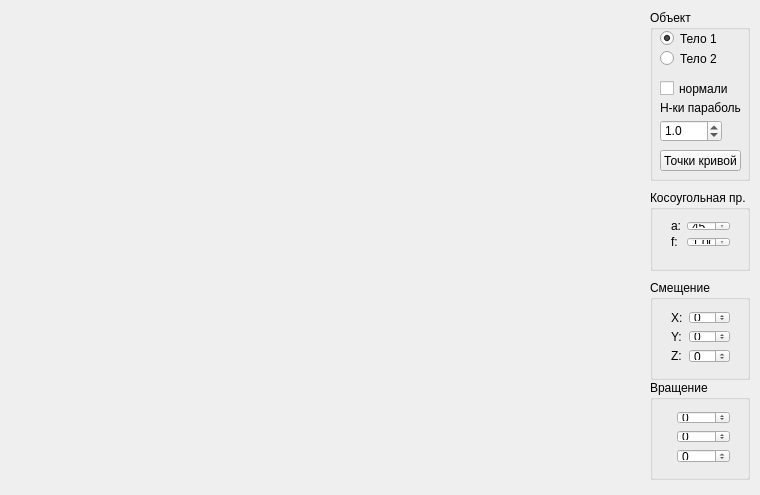
<?xml version="1.0" encoding="UTF-8"?>
<ui version="4.0">
 <class>Widget</class>
 <widget class="QWidget" name="Widget">
  <property name="geometry">
   <rect>
    <x>0</x>
    <y>0</y>
    <width>760</width>
    <height>495</height>
   </rect>
  </property>
  <property name="windowTitle">
   <string>Widget</string>
  </property>
  <widget class="GLWidget" name="glWidget" native="true">
   <property name="geometry">
    <rect>
     <x>10</x>
     <y>10</y>
     <width>630</width>
     <height>470</height>
    </rect>
   </property>
  </widget>
  <widget class="QGroupBox" name="groupBox">
   <property name="geometry">
    <rect>
     <x>650</x>
     <y>280</y>
     <width>100</width>
     <height>100</height>
    </rect>
   </property>
   <property name="title">
    <string>Смещение</string>
   </property>
   <widget class="QWidget" name="formLayoutWidget">
    <property name="geometry">
     <rect>
      <x>10</x>
      <y>20</y>
      <width>81</width>
      <height>74</height>
     </rect>
    </property>
    <layout class="QFormLayout" name="formLayout">
     <item row="0" column="0">
      <widget class="QLabel" name="label">
       <property name="text">
        <string>X:</string>
       </property>
      </widget>
     </item>
     <item row="0" column="1">
      <widget class="QSpinBox" name="XTransl">
       <property name="minimum">
        <number>-10</number>
       </property>
       <property name="maximum">
        <number>10</number>
       </property>
      </widget>
     </item>
     <item row="1" column="1">
      <widget class="QSpinBox" name="YTransl">
       <property name="minimum">
        <number>-10</number>
       </property>
       <property name="maximum">
        <number>10</number>
       </property>
      </widget>
     </item>
     <item row="2" column="1">
      <widget class="QSpinBox" name="ZTransl">
       <property name="minimum">
        <number>-10</number>
       </property>
       <property name="maximum">
        <number>10</number>
       </property>
      </widget>
     </item>
     <item row="1" column="0">
      <widget class="QLabel" name="label_2">
       <property name="text">
        <string>Y:</string>
       </property>
      </widget>
     </item>
     <item row="2" column="0">
      <widget class="QLabel" name="label_3">
       <property name="text">
        <string>Z:</string>
       </property>
      </widget>
     </item>
    </layout>
   </widget>
  </widget>
  <widget class="QGroupBox" name="groupBox_2">
   <property name="geometry">
    <rect>
     <x>650</x>
     <y>380</y>
     <width>100</width>
     <height>100</height>
    </rect>
   </property>
   <property name="title">
    <string>Вращение</string>
   </property>
   <widget class="QWidget" name="formLayoutWidget_2">
    <property name="geometry">
     <rect>
      <x>10</x>
      <y>20</y>
      <width>81</width>
      <height>74</height>
     </rect>
    </property>
    <layout class="QFormLayout" name="formLayout_2">
     <item row="0" column="0">
      <widget class="QLabel" name="label_4">
       <property name="text">
        <string>X:</string>
       </property>
      </widget>
     </item>
     <item row="0" column="1">
      <widget class="QSpinBox" name="XRot">
       <property name="minimum">
        <number>-360</number>
       </property>
       <property name="maximum">
        <number>360</number>
       </property>
      </widget>
     </item>
     <item row="1" column="1">
      <widget class="QSpinBox" name="YRot">
       <property name="minimum">
        <number>-360</number>
       </property>
       <property name="maximum">
        <number>360</number>
       </property>
      </widget>
     </item>
     <item row="2" column="1">
      <widget class="QSpinBox" name="ZRot">
       <property name="minimum">
        <number>-360</number>
       </property>
       <property name="maximum">
        <number>360</number>
       </property>
      </widget>
     </item>
     <item row="1" column="0">
      <widget class="QLabel" name="label_5">
       <property name="text">
        <string>Y:</string>
       </property>
      </widget>
     </item>
     <item row="2" column="0">
      <widget class="QLabel" name="label_6">
       <property name="text">
        <string>Z:</string>
       </property>
      </widget>
     </item>
    </layout>
   </widget>
  </widget>
  <widget class="QGroupBox" name="groupBox_4">
   <property name="geometry">
    <rect>
     <x>650</x>
     <y>190</y>
     <width>100</width>
     <height>81</height>
    </rect>
   </property>
   <property name="title">
    <string>Косоугольная пр.</string>
   </property>
   <widget class="QWidget" name="formLayoutWidget_3">
    <property name="geometry">
     <rect>
      <x>10</x>
      <y>20</y>
      <width>81</width>
      <height>48</height>
     </rect>
    </property>
    <layout class="QFormLayout" name="formLayout_3">
     <property name="fieldGrowthPolicy">
      <enum>QFormLayout::AllNonFixedFieldsGrow</enum>
     </property>
     <item row="0" column="0">
      <widget class="QLabel" name="label_7">
       <property name="text">
        <string>a:</string>
       </property>
      </widget>
     </item>
     <item row="0" column="1">
      <widget class="QSpinBox" name="projectionA">
       <property name="minimum">
        <number>0</number>
       </property>
       <property name="maximum">
        <number>90</number>
       </property>
       <property name="value">
        <number>45</number>
       </property>
      </widget>
     </item>
     <item row="1" column="0">
      <widget class="QLabel" name="label_9">
       <property name="text">
        <string>f:</string>
       </property>
      </widget>
     </item>
     <item row="1" column="1">
      <widget class="QDoubleSpinBox" name="projectionF">
       <property name="minimum">
        <double>-5.000000000000000</double>
       </property>
       <property name="maximum">
        <double>5.000000000000000</double>
       </property>
       <property name="singleStep">
        <double>0.050000000000000</double>
       </property>
       <property name="value">
        <double>1.000000000000000</double>
       </property>
      </widget>
     </item>
    </layout>
   </widget>
  </widget>
  <widget class="QGroupBox" name="groupBox_5">
   <property name="geometry">
    <rect>
     <x>650</x>
     <y>10</y>
     <width>100</width>
     <height>171</height>
    </rect>
   </property>
   <property name="title">
    <string>Объект</string>
   </property>
   <widget class="QRadioButton" name="surface_1">
    <property name="geometry">
     <rect>
      <x>10</x>
      <y>20</y>
      <width>82</width>
      <height>17</height>
     </rect>
    </property>
    <property name="text">
     <string>Тело 1</string>
    </property>
    <property name="checked">
     <bool>true</bool>
    </property>
   </widget>
   <widget class="QRadioButton" name="surface_2">
    <property name="geometry">
     <rect>
      <x>10</x>
      <y>40</y>
      <width>82</width>
      <height>17</height>
     </rect>
    </property>
    <property name="text">
     <string>Тело 2</string>
    </property>
   </widget>
   <widget class="QLabel" name="label_8">
    <property name="geometry">
     <rect>
      <x>10</x>
      <y>90</y>
      <width>81</width>
      <height>16</height>
     </rect>
    </property>
    <property name="text">
     <string>Н-ки параболы:</string>
    </property>
   </widget>
   <widget class="QPushButton" name="curvePoints">
    <property name="geometry">
     <rect>
      <x>10</x>
      <y>140</y>
      <width>81</width>
      <height>21</height>
     </rect>
    </property>
    <property name="text">
     <string>Точки кривой</string>
    </property>
   </widget>
   <widget class="QDoubleSpinBox" name="parabParam">
    <property name="geometry">
     <rect>
      <x>10</x>
      <y>110</y>
      <width>62</width>
      <height>22</height>
     </rect>
    </property>
    <property name="decimals">
     <number>1</number>
    </property>
    <property name="minimum">
     <double>-5.000000000000000</double>
    </property>
    <property name="maximum">
     <double>5.000000000000000</double>
    </property>
    <property name="singleStep">
     <double>0.500000000000000</double>
    </property>
    <property name="value">
     <double>1.000000000000000</double>
    </property>
   </widget>
   <widget class="QCheckBox" name="showNormals">
    <property name="geometry">
     <rect>
      <x>10</x>
      <y>70</y>
      <width>70</width>
      <height>17</height>
     </rect>
    </property>
    <property name="text">
     <string>нормали</string>
    </property>
   </widget>
  </widget>
 </widget>
 <layoutdefault spacing="6" margin="11"/>
 <customwidgets>
  <customwidget>
   <class>GLWidget</class>
   <extends>QWidget</extends>
   <header>glwidget.h</header>
   <container>1</container>
   <slots>
    <slot>translateX(int)</slot>
    <slot>translateY(int)</slot>
    <slot>translateZ(int)</slot>
    <slot>rotateX(int)</slot>
    <slot>rotateY(int)</slot>
    <slot>rotateZ(int)</slot>
    <slot>projectionA(int)</slot>
    <slot>projectionF(double)</slot>
    <slot>parabolaParam(double)</slot>
    <slot>changeSurface(bool)</slot>
    <slot>showNormalsForFace(bool)</slot>
    <slot>editCurve()</slot>
   </slots>
  </customwidget>
 </customwidgets>
 <resources/>
 <connections>
  <connection>
   <sender>XTransl</sender>
   <signal>valueChanged(int)</signal>
   <receiver>glWidget</receiver>
   <slot>translateX(int)</slot>
   <hints>
    <hint type="sourcelabel">
     <x>708</x>
     <y>40</y>
    </hint>
    <hint type="destinationlabel">
     <x>324</x>
     <y>244</y>
    </hint>
   </hints>
  </connection>
  <connection>
   <sender>YTransl</sender>
   <signal>valueChanged(int)</signal>
   <receiver>glWidget</receiver>
   <slot>translateY(int)</slot>
   <hints>
    <hint type="sourcelabel">
     <x>708</x>
     <y>66</y>
    </hint>
    <hint type="destinationlabel">
     <x>324</x>
     <y>244</y>
    </hint>
   </hints>
  </connection>
  <connection>
   <sender>ZTransl</sender>
   <signal>valueChanged(int)</signal>
   <receiver>glWidget</receiver>
   <slot>translateZ(int)</slot>
   <hints>
    <hint type="sourcelabel">
     <x>708</x>
     <y>92</y>
    </hint>
    <hint type="destinationlabel">
     <x>324</x>
     <y>244</y>
    </hint>
   </hints>
  </connection>
  <connection>
   <sender>XRot</sender>
   <signal>valueChanged(int)</signal>
   <receiver>glWidget</receiver>
   <slot>rotateX(int)</slot>
   <hints>
    <hint type="sourcelabel">
     <x>708</x>
     <y>150</y>
    </hint>
    <hint type="destinationlabel">
     <x>324</x>
     <y>244</y>
    </hint>
   </hints>
  </connection>
  <connection>
   <sender>YRot</sender>
   <signal>valueChanged(int)</signal>
   <receiver>glWidget</receiver>
   <slot>rotateY(int)</slot>
   <hints>
    <hint type="sourcelabel">
     <x>708</x>
     <y>176</y>
    </hint>
    <hint type="destinationlabel">
     <x>324</x>
     <y>244</y>
    </hint>
   </hints>
  </connection>
  <connection>
   <sender>ZRot</sender>
   <signal>valueChanged(int)</signal>
   <receiver>glWidget</receiver>
   <slot>rotateZ(int)</slot>
   <hints>
    <hint type="sourcelabel">
     <x>708</x>
     <y>202</y>
    </hint>
    <hint type="destinationlabel">
     <x>324</x>
     <y>244</y>
    </hint>
   </hints>
  </connection>
  <connection>
   <sender>projectionA</sender>
   <signal>valueChanged(int)</signal>
   <receiver>glWidget</receiver>
   <slot>projectionA(int)</slot>
   <hints>
    <hint type="sourcelabel">
     <x>708</x>
     <y>200</y>
    </hint>
    <hint type="destinationlabel">
     <x>324</x>
     <y>244</y>
    </hint>
   </hints>
  </connection>
  <connection>
   <sender>projectionF</sender>
   <signal>valueChanged(double)</signal>
   <receiver>glWidget</receiver>
   <slot>projectionF(double)</slot>
   <hints>
    <hint type="sourcelabel">
     <x>708</x>
     <y>226</y>
    </hint>
    <hint type="destinationlabel">
     <x>324</x>
     <y>244</y>
    </hint>
   </hints>
  </connection>
  <connection>
   <sender>surface_1</sender>
   <signal>toggled(bool)</signal>
   <receiver>glWidget</receiver>
   <slot>changeSurface(bool)</slot>
   <hints>
    <hint type="sourcelabel">
     <x>700</x>
     <y>38</y>
    </hint>
    <hint type="destinationlabel">
     <x>324</x>
     <y>244</y>
    </hint>
   </hints>
  </connection>
  <connection>
   <sender>parabParam</sender>
   <signal>valueChanged(double)</signal>
   <receiver>glWidget</receiver>
   <slot>parabolaParam(double)</slot>
   <hints>
    <hint type="sourcelabel">
     <x>690</x>
     <y>110</y>
    </hint>
    <hint type="destinationlabel">
     <x>324</x>
     <y>244</y>
    </hint>
   </hints>
  </connection>
  <connection>
   <sender>showNormals</sender>
   <signal>toggled(bool)</signal>
   <receiver>glWidget</receiver>
   <slot>showNormalsForFace(bool)</slot>
   <hints>
    <hint type="sourcelabel">
     <x>694</x>
     <y>88</y>
    </hint>
    <hint type="destinationlabel">
     <x>324</x>
     <y>244</y>
    </hint>
   </hints>
  </connection>
  <connection>
   <sender>curvePoints</sender>
   <signal>clicked()</signal>
   <receiver>glWidget</receiver>
   <slot>editCurve()</slot>
   <hints>
    <hint type="sourcelabel">
     <x>700</x>
     <y>160</y>
    </hint>
    <hint type="destinationlabel">
     <x>324</x>
     <y>244</y>
    </hint>
   </hints>
  </connection>
 </connections>
</ui>
